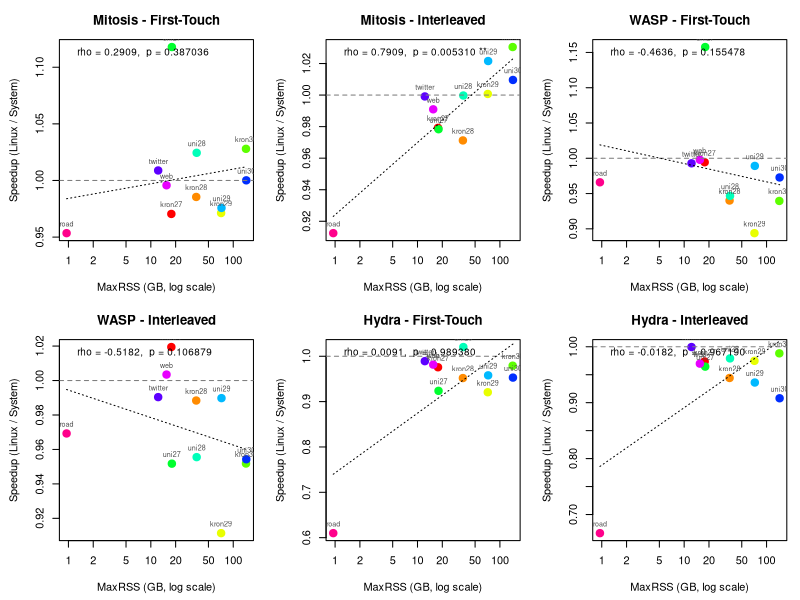

Here is the R script that generated this plot:
###############################################################################
###  BFS: Does speedup over Linux depend on working-set size (maxRSS)?    ###
###  Permutation test on Spearman correlation, per system × policy        ###
###############################################################################

# =============================================================================
# 1. MaxRSS for BFS (GB), per graph
# =============================================================================

maxrss <- c(
  kron27 = 17.74, kron28 = 35.56, kron29 = 71.28, kron30 = 142.84,
  uni27  = 18.00, uni28  = 36.00, uni29  = 72.00, uni30  = 143.98,
  twitter = 12.28, web = 15.51, road = 0.95
)

# =============================================================================
# 2. Runtime data (5 trials per configuration) — from bfs.R
# =============================================================================

rt <- list(
  # --- LINUX First-Touch ---
  linux_ft_kron27  = c(0.39534, 0.29521, 0.24107, 0.28652, 0.25213),
  linux_ft_kron28  = c(0.43326, 0.38893, 0.58089, 0.35885, 0.47656),
  linux_ft_kron29  = c(0.98460, 0.77534, 0.60090, 0.75869, 1.08126),
  linux_ft_kron30  = c(1.24678, 2.66584, 1.51447, 2.96633, 1.20656),
  linux_ft_uni27   = c(0.79836, 0.60190, 0.60209, 0.70992, 0.59170),
  linux_ft_uni28   = c(2.24256, 1.85336, 2.32016, 2.02002, 2.05999),
  linux_ft_uni29   = c(2.81867, 2.96304, 5.97070, 2.55078, 2.80120),
  linux_ft_uni30   = c(4.99616, 5.11766, 4.72721, 4.79570, 5.16856),
  linux_ft_twitter = c(0.19449, 0.16970, 0.19503, 0.24759, 0.18189),
  linux_ft_web     = c(0.31523, 0.31139, 0.28996, 0.29125, 0.31093),
  linux_ft_road    = c(0.68861, 0.64204, 0.52577, 0.57417, 0.64966),
  
  # --- LINUX Interleaved ---
  linux_il_kron27  = c(0.34702, 0.18948, 0.16800, 0.20039, 0.21128),
  linux_il_kron28  = c(0.34756, 0.32015, 0.34142, 0.29481, 0.32253),
  linux_il_kron29  = c(0.59040, 0.58410, 0.51100, 0.56126, 0.79681),
  linux_il_kron30  = c(0.99960, 1.84978, 1.08629, 2.13583, 0.93249),
  linux_il_uni27   = c(0.35050, 0.29219, 0.29479, 0.29942, 0.29321),
  linux_il_uni28   = c(0.88142, 0.77727, 1.03920, 0.86755, 0.80848),
  linux_il_uni29   = c(1.41583, 1.50662, 2.19409, 1.26200, 1.40013),
  linux_il_uni30   = c(2.42604, 2.46590, 2.31227, 2.28579, 2.56193),
  linux_il_twitter = c(0.15514, 0.15950, 0.19205, 0.25068, 0.13496),
  linux_il_web     = c(0.20378, 0.19050, 0.18285, 0.18586, 0.19646),
  linux_il_road    = c(0.79331, 0.74093, 0.62783, 0.66626, 0.75095),
  
  # --- MITOSIS Replicated ---
  mitosis_ft_kron27  = c(0.41867, 0.30193, 0.23858, 0.29534, 0.26052),
  mitosis_ft_kron28  = c(0.42969, 0.40048, 0.59270, 0.36506, 0.48361),
  mitosis_ft_kron29  = c(0.97510, 0.81908, 0.63746, 0.80791, 1.08561),
  mitosis_ft_kron30  = c(1.31398, 2.49550, 1.52288, 2.76670, 1.23986),
  mitosis_ft_uni27   = c(0.73725, 0.52245, 0.57123, 0.56808, 0.55668),
  mitosis_ft_uni28   = c(2.09228, 1.81765, 2.40155, 2.05249, 1.88179),
  mitosis_ft_uni29   = c(2.88626, 2.98424, 6.24052, 2.59952, 2.81901),
  mitosis_ft_uni30   = c(5.04417, 5.03641, 4.84113, 4.69046, 5.18991),
  mitosis_ft_twitter = c(0.18883, 0.16984, 0.20095, 0.25039, 0.17003),
  mitosis_ft_web     = c(0.30973, 0.31561, 0.29135, 0.29331, 0.31523),
  mitosis_ft_road    = c(0.71911, 0.68368, 0.55110, 0.59389, 0.68273),
  
  # --- MITOSIS Replicated+Interleaved ---
  mitosis_il_kron27  = c(0.36246, 0.19492, 0.17367, 0.19305, 0.21576),
  mitosis_il_kron28  = c(0.36615, 0.33031, 0.34888, 0.29681, 0.33247),
  mitosis_il_kron29  = c(0.60279, 0.57770, 0.51555, 0.55895, 0.78646),
  mitosis_il_kron30  = c(1.00448, 1.70623, 1.07883, 2.07666, 0.93086),
  mitosis_il_uni27   = c(0.37252, 0.29413, 0.29990, 0.30024, 0.29718),
  mitosis_il_uni28   = c(0.86911, 0.77785, 1.03476, 0.87649, 0.81693),
  mitosis_il_uni29   = c(1.37111, 1.43228, 2.19855, 1.24383, 1.36865),
  mitosis_il_uni30   = c(2.41568, 2.41973, 2.31396, 2.28841, 2.49981),
  mitosis_il_twitter = c(0.15373, 0.15993, 0.20405, 0.23922, 0.13618),
  mitosis_il_web     = c(0.19963, 0.19053, 0.18181, 0.20014, 0.19608),
  mitosis_il_road    = c(0.85709, 0.82027, 0.68255, 0.74305, 0.81967),
  
  # --- WASP First-Touch ---
  wasp_ft_kron27  = c(0.40090, 0.29891, 0.24234, 0.28541, 0.25106),
  wasp_ft_kron28  = c(0.42491, 0.38490, 0.56933, 0.35930, 0.64266),
  wasp_ft_kron29  = c(0.98939, 1.12203, 0.64602, 0.81763, 1.12446),
  wasp_ft_kron30  = c(1.32731, 3.07184, 1.60448, 2.92576, 1.28872),
  wasp_ft_uni27   = c(0.66087, 0.48427, 0.59814, 0.58436, 0.52640),
  wasp_ft_uni28   = c(2.28764, 2.08114, 2.47150, 2.28651, 1.95981),
  wasp_ft_uni29   = c(2.82046, 2.92439, 6.18168, 2.57943, 2.78541),
  wasp_ft_uni30   = c(5.24666, 5.19646, 4.81023, 4.88284, 5.36276),
  wasp_ft_twitter = c(0.16135, 0.16481, 0.22011, 0.28995, 0.15958),
  wasp_ft_web     = c(0.30484, 0.31054, 0.30349, 0.28998, 0.31321),
  wasp_ft_road    = c(0.70433, 0.67665, 0.55567, 0.57323, 0.67890),
  
  # --- WASP Interleaved ---
  wasp_il_kron27  = c(0.33780, 0.18859, 0.16845, 0.18779, 0.21226),
  wasp_il_kron28  = c(0.36193, 0.32298, 0.34405, 0.29115, 0.32547),
  wasp_il_kron29  = c(0.61027, 0.57574, 0.82591, 0.55361, 0.77391),
  wasp_il_kron30  = c(1.00537, 2.28614, 1.09304, 2.03069, 0.94333),
  wasp_il_uni27   = c(0.35574, 0.29864, 0.29540, 0.30179, 0.35613),
  wasp_il_uni28   = c(0.88866, 0.95789, 1.04035, 0.87169, 0.81889),
  wasp_il_uni29   = c(1.42305, 1.51290, 2.20200, 1.29238, 1.42866),
  wasp_il_uni30   = c(3.13147, 2.41080, 2.30456, 2.28989, 2.49246),
  wasp_il_twitter = c(0.15932, 0.15896, 0.19770, 0.24953, 0.13550),
  wasp_il_web     = c(0.20368, 0.18863, 0.18351, 0.19027, 0.19005),
  wasp_il_road    = c(0.82392, 0.76485, 0.63280, 0.69207, 0.77911),
  
  # --- HYDRA Replicated (repl_order_9) ---
  hydra_ft_kron27  = c(0.39941, 0.29800, 0.24541, 0.29931, 0.26472),
  hydra_ft_kron28  = c(0.45786, 0.41634, 0.59446, 0.37978, 0.50311),
  hydra_ft_kron29  = c(1.08413, 0.83063, 0.68114, 0.83419, 1.13264),
  hydra_ft_kron30  = c(1.44842, 2.58800, 1.58603, 2.89163, 1.28970),
  hydra_ft_uni27   = c(0.81929, 0.65879, 0.67303, 0.76665, 0.65905),
  hydra_ft_uni28   = c(2.00960, 1.84905, 2.41788, 2.10091, 1.90960),
  hydra_ft_uni29   = c(2.93373, 3.02496, 6.25218, 2.67045, 2.97470),
  hydra_ft_uni30   = c(5.31154, 5.26837, 5.03181, 4.92181, 5.49664),
  hydra_ft_twitter = c(0.17027, 0.17673, 0.20505, 0.28116, 0.16631),
  hydra_ft_web     = c(0.30612, 0.33415, 0.29623, 0.29523, 0.31563),
  hydra_ft_road    = c(1.08329, 1.04928, 0.90961, 0.97021, 1.03769),
  
  # --- HYDRA Replicated+Interleaved (repl_order_9) ---
  hydra_il_kron27  = c(0.35079, 0.20624, 0.17250, 0.19449, 0.22235),
  hydra_il_kron28  = c(0.38683, 0.33695, 0.35768, 0.30188, 0.33931),
  hydra_il_kron29  = c(0.64828, 0.59462, 0.53788, 0.55256, 0.78890),
  hydra_il_kron30  = c(1.17613, 1.73788, 1.12181, 2.07758, 0.97412),
  hydra_il_uni27   = c(0.35819, 0.30027, 0.30293, 0.31082, 0.31426),
  hydra_il_uni28   = c(0.89305, 0.80852, 1.04394, 0.89700, 0.82442),
  hydra_il_uni29   = c(1.56209, 1.60389, 2.21582, 1.40118, 1.52736),
  hydra_il_uni30   = c(2.74216, 2.68902, 2.53779, 2.52880, 2.77665),
  hydra_il_twitter = c(0.15072, 0.16138, 0.20270, 0.24180, 0.13618),
  hydra_il_web     = c(0.21073, 0.19901, 0.19221, 0.19087, 0.19650),
  hydra_il_road    = c(1.14437, 1.13205, 0.97137, 1.01711, 1.10390)
)

# =============================================================================
# 3. Permutation test on Spearman rho
#    H0: no monotonic association between maxRSS and speedup
#    Two-sided test
# =============================================================================

perm_cor_test <- function(x, y, n_perm = 100000) {
  n <- length(x)
  obs_rho <- cor(x, y, method = "spearman")
  count <- 0
  for (i in seq_len(n_perm)) {
    perm_rho <- cor(sample(x), y, method = "spearman")
    if (abs(perm_rho) >= abs(obs_rho)) count <- count + 1
  }
  list(rho = obs_rho, p = (count + 1) / (n_perm + 1), n = n)
}

# Helper: format p-value with full precision (scientific notation for small values)
fmt_p <- function(p) {
  ifelse(p < 1e-4, sprintf("%.4e", p), sprintf("%.6f", p))
}

# =============================================================================
# 4. Compute per-graph mean speedup, then test correlation with maxRSS
# =============================================================================

graphs   <- c("kron27","kron28","kron29","kron30",
              "uni27","uni28","uni29","uni30",
              "twitter","web","road")
policies <- c("ft", "il")
pol_lab  <- c(ft = "First-Touch", il = "Interleaved")
systems  <- c("mitosis", "wasp", "hydra")
sys_lab  <- c(mitosis = "Mitosis", wasp = "WASP", hydra = "Hydra")

set.seed(42)
results <- data.frame()
plot_data <- data.frame()

for (sys in systems) {
  for (pol in policies) {
    speedups <- numeric(length(graphs))
    rss_vals <- numeric(length(graphs))
    
    for (i in seq_along(graphs)) {
      g <- graphs[i]
      lk <- paste0("linux_", pol, "_", g)
      sk <- paste0(sys, "_", pol, "_", g)
      # Mean speedup = mean(linux) / mean(system)
      speedups[i] <- mean(rt[[lk]]) / mean(rt[[sk]])
      rss_vals[i] <- maxrss[g]
    }
    
    # Permutation test
    res <- perm_cor_test(rss_vals, speedups)
    
    results <- rbind(results, data.frame(
      System  = sys_lab[sys],
      Policy  = pol_lab[pol],
      Rho     = round(res$rho, 4),
      p_value = res$p,
      p_display = fmt_p(res$p),
      Sig     = ifelse(res$p < 0.001, "***",
                       ifelse(res$p < 0.01,  "**",
                              ifelse(res$p < 0.05,  "*", ""))),
      stringsAsFactors = FALSE
    ))
    
    # Collect for plotting
    for (i in seq_along(graphs)) {
      plot_data <- rbind(plot_data, data.frame(
        System  = sys_lab[sys],
        Policy  = pol_lab[pol],
        Graph   = graphs[i],
        MaxRSS  = rss_vals[i],
        Speedup = speedups[i],
        stringsAsFactors = FALSE
      ))
    }
  }
}

# =============================================================================
# 5. Print results
# =============================================================================

cat("\n")
cat("======================================================================\n")
cat("  BFS: Spearman correlation between MaxRSS and Speedup vs Linux\n")
cat("  Permutation test (two-sided, 100k permutations)\n")
cat("  11 graphs, mean speedup per graph\n")
cat("======================================================================\n\n")

# Print with formatted p-value column
print_results <- results[, c("System", "Policy", "Rho", "p_display", "Sig")]
colnames(print_results)[4] <- "p_value"
print(print_results, row.names = FALSE)

cat("\nInterpretation:\n")
cat("  rho > 0 → larger working sets see MORE speedup over Linux\n")
cat("  rho < 0 → larger working sets see LESS speedup over Linux\n")
cat("  * p < 0.05  ** p < 0.01  *** p < 0.001\n")

# =============================================================================
# 5b. Detailed per-graph speedup tables for each system × policy
# =============================================================================

cat("\n")
cat("======================================================================\n")
cat("  Per-graph speedup vs MaxRSS (sorted by MaxRSS ascending)\n")
cat("======================================================================\n")

for (sys in systems) {
  for (pol in policies) {
    label <- paste(sys_lab[sys], "-", pol_lab[pol])
    cat("\n---", label, "---\n")
    cat(sprintf("  %-10s %8s %10s %12s\n",
                "Graph", "RSS(GB)", "Speedup", "% Improv."))
    
    speedups <- numeric(length(graphs))
    rss_vals <- numeric(length(graphs))
    for (i in seq_along(graphs)) {
      g <- graphs[i]
      lk <- paste0("linux_", pol, "_", g)
      sk <- paste0(sys, "_", pol, "_", g)
      speedups[i] <- mean(rt[[lk]]) / mean(rt[[sk]])
      rss_vals[i] <- maxrss[g]
    }
    
    ord <- order(rss_vals)
    for (i in ord) {
      pct <- (speedups[i] - 1) * 100
      cat(sprintf("  %-10s %8.2f %10.4f %+11.2f%%\n",
                  graphs[i], rss_vals[i], speedups[i], pct))
    }
    
    # Summarise: small vs large
    small_idx <- which(rss_vals < 20)
    large_idx <- which(rss_vals >= 40)
    cat(sprintf("  >> Small graphs (RSS < 20 GB, n=%d): mean speedup = %.4f\n",
                length(small_idx), mean(speedups[small_idx])))
    cat(sprintf("  >> Large graphs (RSS >= 40 GB, n=%d): mean speedup = %.4f\n",
                length(large_idx), mean(speedups[large_idx])))
  }
}

# =============================================================================
# 5c. Overall summary across all systems
# =============================================================================

cat("\n")
cat("======================================================================\n")
cat("  Summary: Average speedup by MaxRSS group across all systems\n")
cat("======================================================================\n\n")

for (pol in policies) {
  cat(sprintf("--- %s ---\n", pol_lab[pol]))
  cat(sprintf("  %-10s %12s %12s %12s\n",
              "RSS Group", "Mitosis", "WASP", "Hydra"))
  
  for (grp_label in c("Small (<20GB)", "Medium (20-80GB)", "Large (>80GB)")) {
    vals <- character(3)
    for (si in seq_along(systems)) {
      sys <- systems[si]
      speedups <- numeric(length(graphs))
      rss_vals <- numeric(length(graphs))
      for (i in seq_along(graphs)) {
        g <- graphs[i]
        lk <- paste0("linux_", pol, "_", g)
        sk <- paste0(sys, "_", pol, "_", g)
        speedups[i] <- mean(rt[[lk]]) / mean(rt[[sk]])
        rss_vals[i] <- maxrss[g]
      }
      if (grp_label == "Small (<20GB)")       idx <- which(rss_vals < 20)
      else if (grp_label == "Medium (20-80GB)") idx <- which(rss_vals >= 20 & rss_vals <= 80)
      else                                      idx <- which(rss_vals > 80)
      vals[si] <- sprintf("%.4f", mean(speedups[idx]))
    }
    cat(sprintf("  %-17s %9s %12s %12s\n", grp_label, vals[1], vals[2], vals[3]))
  }
  cat("\n")
}

cat("Interpretation guide:\n")
cat("  If speedup increases monotonically with RSS group (small < medium < large),\n")
cat("  this supports the hypothesis that the tiered-memory systems benefit more\n")
cat("  when the working set is larger (exceeding fast-tier capacity).\n")
cat("  The Spearman rho and permutation p-value above test this formally.\n")

# =============================================================================
# 6. Scatter plots (base R): Speedup vs MaxRSS, per system × policy
# =============================================================================

pdf("bfs_rss_speedup.pdf", width = 14, height = 10)
par(mfrow = c(2, 3), mar = c(4.5, 4.5, 3, 1))

graph_cols <- rainbow(length(graphs))
names(graph_cols) <- graphs

for (sys in systems) {
  for (pol in policies) {
    label <- paste(sys_lab[sys], "-", pol_lab[pol])
    
    # Extract subset
    idx <- plot_data$System == sys_lab[sys] & plot_data$Policy == pol_lab[pol]
    sub <- plot_data[idx, ]
    
    # Annotation from results
    ridx <- results$System == sys_lab[sys] & results$Policy == pol_lab[pol]
    rho_val <- results$Rho[ridx]
    p_str   <- results$p_display[ridx]
    sig_val <- results$Sig[ridx]
    
    plot(sub$MaxRSS, sub$Speedup,
         log = "x", pch = 19,
         col = graph_cols[sub$Graph], cex = 1.5,
         xlab = "MaxRSS (GB, log scale)",
         ylab = "Speedup (Linux / System)",
         main = label)
    abline(h = 1, lty = 2, col = "gray50")
    # Linear fit on log(RSS) for trend line
    fit <- lm(Speedup ~ log2(MaxRSS), data = sub)
    xseq <- seq(min(sub$MaxRSS), max(sub$MaxRSS), length.out = 100)
    lines(xseq, predict(fit, newdata = data.frame(MaxRSS = xseq)),
          lty = 3, col = "black")
    # Annotate with rho and p
    legend("topleft",
           legend = paste0("rho = ", rho_val, ",  p = ", p_str, " ", sig_val),
           bty = "n", cex = 0.9)
    # Label points
    text(sub$MaxRSS, sub$Speedup, labels = sub$Graph,
         pos = 3, cex = 0.65, col = "gray30")
  }
}

dev.off()
cat("\nSaved plot to bfs_rss_speedup.pdf\n")
